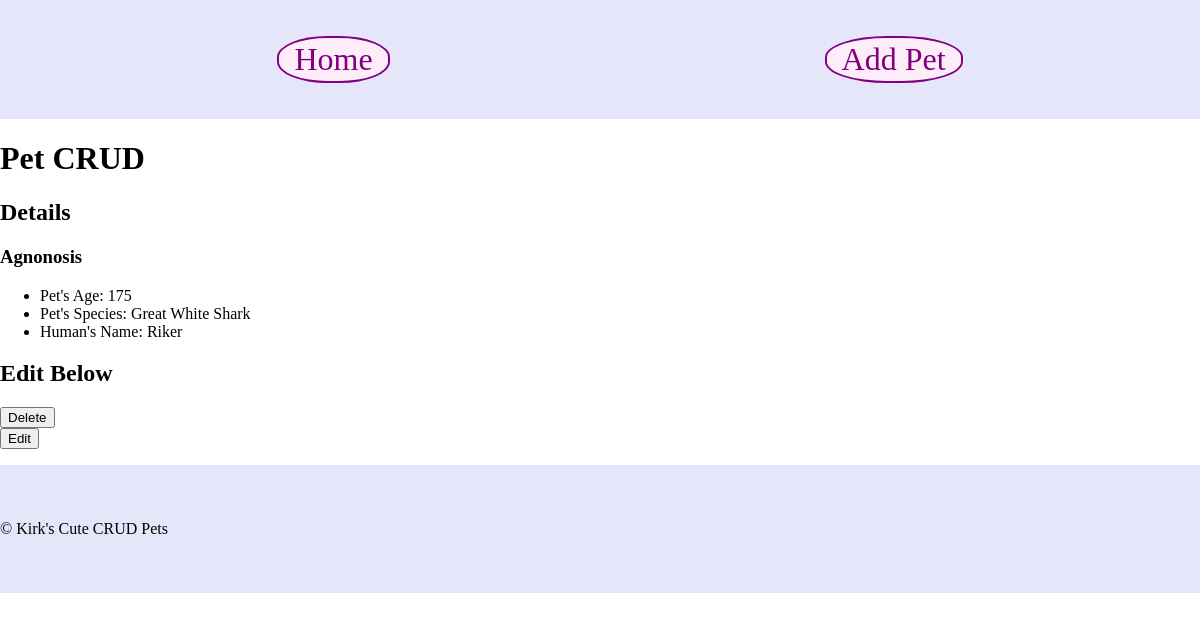
/projects/petCrud/details.php?petID=23, run on the app's committed database.
### tables this page shows
CREATE TABLE `Pet` (
  `petID` int(11) NOT NULL AUTO_INCREMENT,
  `petAge` smallint(6) NOT NULL,
  `petSpecies` varchar(50) NOT NULL,
  `petName` varchar(75) NOT NULL,
  `humanID` int(11) NOT NULL,
  PRIMARY KEY (`petID`),
  KEY `Human_Key` (`humanID`)
);

CREATE TABLE `Human` (
  `humanID` int(11) NOT NULL AUTO_INCREMENT,
  `humanWeight` decimal(3,1) DEFAULT NULL,
  `humanName` varchar(40) NOT NULL,
  PRIMARY KEY (`humanID`),
  UNIQUE KEY `humanID` (`humanID`)
);

### projects/petCrud/details.php (the view, shortened to what this page needs)
<?php
	$inputErrors = array("petName" => "", "petAge" => "", "petSpecies" => "");
	if(isset($_GET['petID'])){
		$petID = mysqli_real_escape_string($conn, $_GET["petID"]);
		$sqlJoinPetRow = "select Pet.petID, Pet.petName, Pet.petAge, Pet.petSpecies, Human.humanName from Human, Pet where Pet.humanID = Human.humanID and Pet.petID = $petID";
		$sqlHumanList = "select humanName from Human ORDER BY humanName;";
		$result = mysqli_query($conn, $sqlJoinPetRow);
		$humanListResult = mysqli_query($conn, $sqlHumanList);
		$pet = mysqli_fetch_assoc($result);
		while($human = mysqli_fetch_array($humanListResult, MYSQLI_NUM)){
			$humanList[] = $human;
		}
		if(!isset($_POST["edit"]) && !isset($_POST["submit"])){
			$isEditable = FALSE;
		}
	}
	else {
		echo "NO GET";
		echo "upload problems as follows: " . mysqli_error($conn);
		mysqli_close($conn);
	}
 ?>
<?php require("templates/header.php");?>
	<h2>Details</h2>
	<div>
		<?php if($pet): ?>
			<h3><?php echo htmlspecialchars($pet[petName]); ?></h3>
			<ul>
				<?php
					$labels = ["petAge" => "Pet's Age", "petSpecies" => "Pet's Species", "humanName" => "Human's Name"];
					foreach($pet as $tableColumn => $recordValue):
						if($tableColumn != "petID" && $tableColumn != "petName"): ?>
						<li>
							<?php echo htmlspecialchars($labels[$tableColumn]) . ": " . htmlspecialchars($recordValue); ?>
						</li>
					<?php endif; ?>
				<?php endforeach; ?>
			</ul>
		<?php else: ?>
			<h3>Sorry :-( There is no record for this pet.</h3>
		<?php endif; ?>
		<h2>Edit Below</h2>
		<?php if($isEditable): ?>
			<form action="details.php?petID=<?php echo $petID ?> " method="POST">
				<label>Pet Name: </label>
				<input type="text" name="petName" value="<?php echo htmlspecialchars($petName); ?>">
				<p><?php echo $inputErrors["petName"]; ?></p>
				<label>Pet Species</label>
				<input type="text" name="petSpecies" value="<?php echo htmlspecialchars($petSpecies); ?>">
				<p><?php echo $inputErrors["petSpecies"]; ?></p>
				<label>Pet Age</label>
				<input type="text" name="petAge" value="<?php echo htmlspecialchars($petAge); ?>">
				<p><?php echo $inputErrors["petAge"]; ?></p>
				<label>Human Name</label>
				 <select name="humanName">
				 	<?php  foreach($humanList as $h): ?>
				 		<option value="<?php echo $h[0]; ?>" <?php if($h[0] == $selectedHuman){echo "selected";} ?> > <?php echo $h[0] ?> </option>
				 	<?php endforeach; ?>
				 </select>
				<input type="submit" name="submit" value="submit">
			</form>
			<form action="details.php?petID=<?php echo $petID ?> " method="POST">
				<input type="hidden" name="is_editable" value="<?php echo $isEditable ?>">
				<input type="submit" name="edit" value="cancel">
			</form>
		<?php else: ?>
			<form action="details.php" method="POST">
				<input type="submit" name="delete" value="Delete">
			</form>
			<form action="details.php?petID=<?php echo $petID ?> " method="POST">
				<input type="submit" name="edit" value="Edit">
			</form>
		<?php endif; ?>
	</div>
<?php require("templates/footer.php");?>

### projects/petCrud/templates/header.php (style rules this page uses)
header, body { margin: 0; }

### data on the page
pet: petName "Agnonosis", petAge "175", petSpecies "Great White Shark", humanID.humanName "Riker"

### other printed values
$labels[$tableColumn] "Pet's Age"
$labels[$tableColumn] "Pet's Species"
$labels[$tableColumn] "Human's Name"
